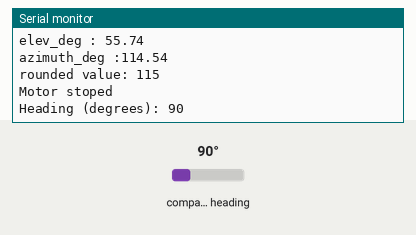
This sketch was run on a simulated Arduino Uno, built with avr-gcc and run on an emulated ATmega328P. Shown: the last lines printed to the serial monitor. The test bench sets the inputs (shaded band); at power-on: compass heading 90°. The local clock reads 2024-03-15 10:24:30 at power-on unless the sketch sets it.

Above: at 1.8 s.
1.9 s: compass heading set to 7°
At 2.9 s:
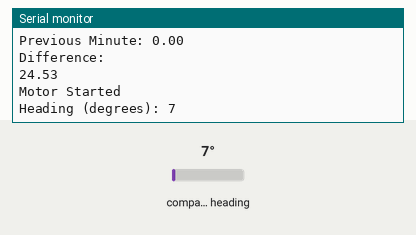
3.5 s: compass heading set to 180°
At 4.9 s:
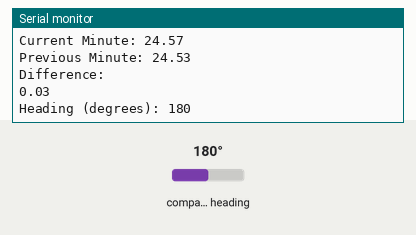
Timing chart, 0 to 6.5 s (numbered marks = the images above; inputs shaded):
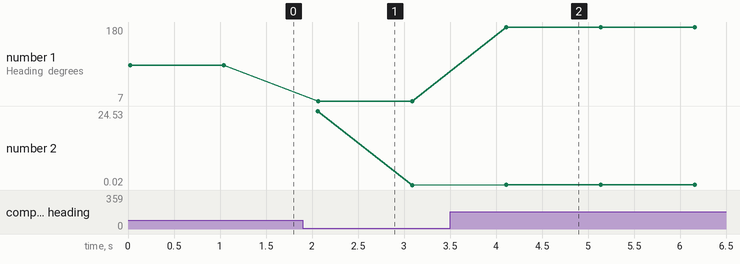

The sketch:

Beispielcode_mit_Motor.ino
```cpp
#include <Wire.h>
#include <Adafruit_Sensor.h>
#include <Adafruit_HMC5883_U.h>
#include <DS3231.h>

/* Assign a unique ID to this sensor at the same time */
Adafruit_HMC5883_Unified mag = Adafruit_HMC5883_Unified(12345);
DS3231  rtc(SDA, SCL);

Time t;
int d,m,y,h,mi,s;
float days;
float const LONGITUDE = 78;
float const LATITUDE = 13;
float const LSTM = 82.5;
float LT;
float currentMinute;
float previousMinute = 0;
int test = false;
int relay = 4;

void setup(void)
{
  Serial.begin(115200);

  //Initialise the sensor
  if(!mag.begin())
  {
    Serial.println("No HMC5883 detected!");
    while(1);
  }

  //start rtc communication
  rtc.begin();
//  rtc.setDOW(WEDNESDAY);     // Set Day-of-Week to SUNDAY
//  rtc.setTime(16, 14, 00);     // Set the time to 12:00:00 (24hr format)
//  rtc.setDate(3, 8, 2016);   // Set the date to January 1st, 2014

 t = rtc.getTime();
 mi = (int)t.min;
 s = (int)t.sec;
 float secs = ((float)s)/60;
 float minut = mi+secs;
 previousMinute = minut;


 digitalWrite(relay, LOW);
 test = 0;
}

void loop(void)
{
  sensors_event_t event;
  mag.getEvent(&event);


  //fetch date and time in int format
  t = rtc.getTime();
  m = (int)t.mon;
  d = (int)t.date;
  y = (int)t.year;
  h = (int)t.hour;
  mi = (int)t.min;
  s = (int)t.sec;

  //get LT in hour format
  float minute = ((float)mi)/60;
  LT = h + minute;
  Serial.print("Local Time:");
  Serial.println(LT);

  //get minut in seconds accuracy
  float secs = ((float)s)/60;
  float minut = mi+secs;

  //get number of days, accuracy +-2 days.
  float N1 = floor(275*m/9);
  float N2 = floor((m+9)/12);
  float N3 = (1 + floor((y-4*floor(y/4)+2)/3));
  float days = N1 - (N2*N3) + d - 30;
  Serial.print("Days: ");
  Serial.println(days);

  //perform calculations for solar angles.
  float B = (0.98*(days-81));
  float b_rad = toRad(B);
  float EOT = 9.87*sin(2*b_rad) - (7.53*cos(b_rad)) - (1.5*sin(b_rad));
  float TC = (4*(LONGITUDE - LSTM)) + EOT;
  float LST = LT + (TC/60);
  float HRA_deg = 15*(LST - 12);
  float decl_deg = 23.45*sin(b_rad);
  float elev_deg = toDegrees(asin(sin(toRad(decl_deg))*sin(toRad(LATITUDE)) + cos(toRad(decl_deg))*cos(toRad(LATITUDE))*cos(toRad(HRA_deg))  ));
  float azimuth_deg_num = sin(toRad(decl_deg))*cos(toRad(LATITUDE)) - cos(toRad(decl_deg))*sin(toRad(LATITUDE))*cos(toRad(HRA_deg));
  float azimuth_deg_den = cos(toRad(elev_deg));
  float azimuth_deg = toDegrees(acos(azimuth_deg_num / azimuth_deg_den));
  if(LST<12 || HRA_deg<0)
  {
    azimuth_deg = azimuth_deg;
  }
  else if(LST>12 || HRA_deg>0)
  {
    azimuth_deg = 360-azimuth_deg;
  }
  int rounded = abs((int)round(azimuth_deg));

  // Print all details
  Serial.print("Date: ");
  Serial.print(d);
  Serial.print(".");
  Serial.print(m);
  Serial.print(".");
  Serial.print(y);
  Serial.print("    ");
  Serial.print("Time: ");
  Serial.print(h);
  Serial.print(":");
  Serial.print(mi);
  Serial.print(":");
  Serial.print(s);
  Serial.println();
  Serial.print("TC : ");
  Serial.println(TC);
  Serial.print("EOT : ");
  Serial.println(EOT);
  Serial.print("HRA :");
  Serial.println(HRA_deg);
  Serial.print("decl_deg :");
  Serial.println(decl_deg);
  Serial.print("elev_deg : ");
  Serial.println(elev_deg);
  Serial.print("azimuth_deg :" );
  Serial.println(azimuth_deg);
  Serial.print("rounded value: ");
  Serial.println(rounded);

  // Calculate heading when the magnetometer is level, then correct for signs of axis.
  float heading = atan2(event.magnetic.y, event.magnetic.x);

  //set declinationAngle based on magnetic field strength in locality.
  float declinationAngle = 0.017;
  heading += declinationAngle;

  // Correct for when signs are reversed.
  if(heading < 0)
    heading += 2*PI;

  // Check for wrap due to addition of declination.
  if(heading > 2*PI)
    heading -= 2*PI;

  // Convert radians to degrees for readability.
  int headingDegrees =abs(heading * 180/M_PI);

  //start rotating base
 if(headingDegrees>(rounded+25) || headingDegrees<(rounded-25))
 {
  if (test == 0)
   {
   Serial.println("Motor stoped");
  // digitalWrite(relay, LOW);
   }
   else
   {
    Serial.println("Motor started");
    //digitalWrite(relay, HIGH);
   }
   currentMinute = minut;
   Serial.print("Current Minute: ");
   Serial.println(currentMinute);
   Serial.print("Previous Minute: ");
   Serial.println(previousMinute);
   Serial.println("Difference: ");
   Serial.println(currentMinute-previousMinute);
   if(currentMinute-previousMinute>0.3)
   {
    previousMinute = currentMinute;
    if(headingDegrees<(rounded+5) && headingDegrees>(rounded-5))
    {
      previousMinute = currentMinute;
      Serial.println("Motor stoped");
      digitalWrite(relay, LOW);
      test = 0;
    }
    else
    {
       Serial.println("Motor Started");
       digitalWrite(relay, HIGH);
       test = 1;
    }
   }
 }
 else
{
    if (test == 0)
    {
      previousMinute = currentMinute;
      Serial.println("Motor stoped");
      digitalWrite(relay, LOW);

     }
    else if (test == 1)
    {
      if(headingDegrees<(rounded+5) && headingDegrees>(rounded-5))
      {
        previousMinute = currentMinute;

        test = 0;
        Serial.println("Motor stoped");
        digitalWrite(relay, LOW);
      }
      else
     {

       test = 1;
       Serial.println("Motor Started");
       digitalWrite(relay, HIGH);
      }
   }
}

  Serial.print("Heading (degrees): "); Serial.println(headingDegrees);
  delay(1000);
}

float toDegrees(float angle)
{
  return angle*57.295;
}

float toRad(float angle)
{
  return angle/57.295;
}
```

Measured:
- after the input at 1.9 s, the serial monitor: prints a new line after 0.16 s (image 1)
- after the input at 3.5 s, the serial monitor: prints a new line after 0.61 s (image 2)
- plotted number 1: 90 → 7 after the input at 1.9 s, 7 → 180 after the input at 3.5 s
